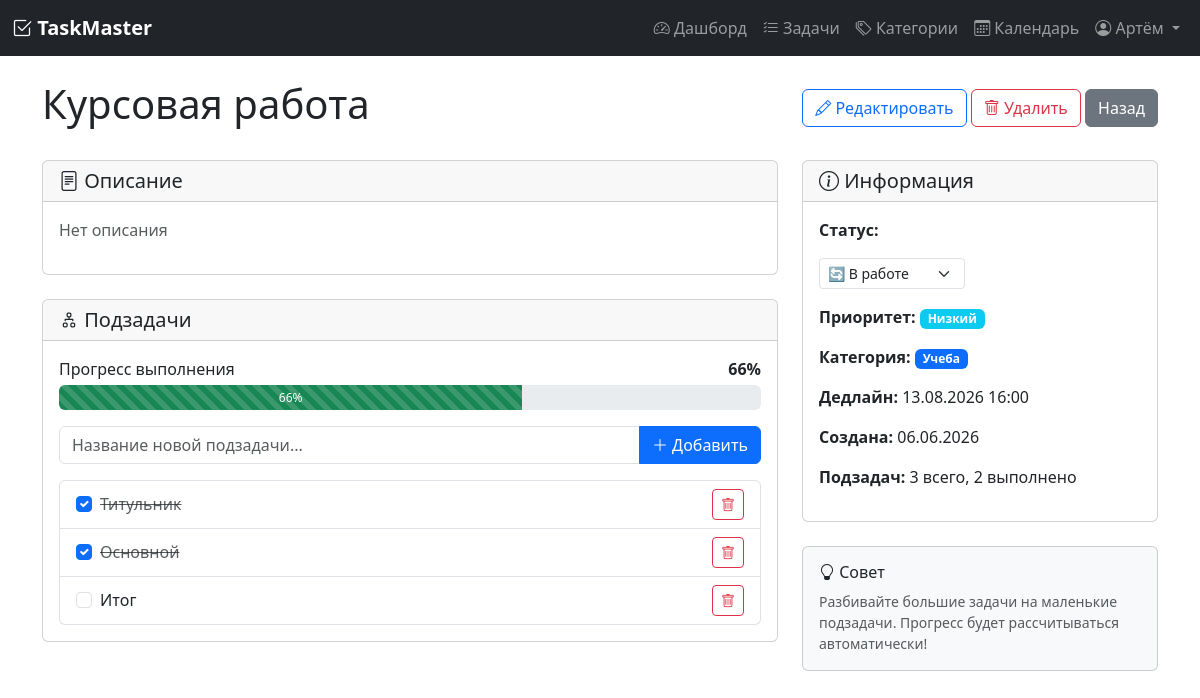
The page /task/3 (signed in) on the database its author committed.
### models.py (models this page shows, shortened)
class User(UserMixin, db.Model):
    __tablename__ = 'user'
    id = db.Column(db.Integer, primary_key=True)
    username = db.Column(db.String(80), unique=True, nullable=False)
    email = db.Column(db.String(120), unique=True, nullable=False)
    password_hash = db.Column(db.String(200), nullable=False)
    registered_at = db.Column(db.DateTime, default=datetime.utcnow)
    timezone = db.Column(db.String(50), default='Europe/Moscow')
    role = db.Column(db.String(20), default='user')  # 'user' или 'admin'
    tasks = db.relationship('Task', backref='author', lazy=True, cascade='all, delete-orphan')
    categories = db.relationship('Category', backref='user', lazy=True, cascade='all, delete-orphan')
    tags = db.relationship('Tag', backref='user', lazy=True, cascade='all, delete-orphan')

class Task(db.Model):
    __tablename__ = 'task'
    id = db.Column(db.Integer, primary_key=True)
    title = db.Column(db.String(200), nullable=False)
    description = db.Column(db.Text, default='')
    status = db.Column(db.String(20), default='pending')  # pending, in_progress, completed
    priority = db.Column(db.String(20), default='medium')  # low, medium, high
    deadline = db.Column(db.DateTime, nullable=True)
    created_at = db.Column(db.DateTime, default=datetime.utcnow)
    updated_at = db.Column(db.DateTime, default=datetime.utcnow, onupdate=datetime.utcnow)
    user_id = db.Column(db.Integer, db.ForeignKey('user.id'), nullable=False)
    category_id = db.Column(db.Integer, db.ForeignKey('category.id'), nullable=True)
    subtasks = db.relationship('Subtask', backref='parent_task', lazy=True, cascade='all, delete-orphan')
    tags = db.relationship('Tag', secondary=task_tags, backref='tasks', lazy='dynamic')
    attachments = db.relationship('Attachment', backref='task', lazy=True, cascade='all, delete-orphan')
    recurring_rule = db.relationship('RecurringRule', backref='task', uselist=False, cascade='all, delete-orphan')
    @property
    def progress(self):
        if not self.subtasks:
            return 100 if self.status == 'completed' else 0
        completed = sum(1 for st in self.subtasks if st.is_completed)
        return int((completed / len(self.subtasks)) * 100)
    @property
    def is_overdue(self):
        if self.status == 'completed':
            return False
        if self.deadline and self.deadline < datetime.utcnow():
            return True
        return False

class Subtask(db.Model):
    __tablename__ = 'subtask'
    id = db.Column(db.Integer, primary_key=True)
    title = db.Column(db.String(100), nullable=False)
    is_completed = db.Column(db.Boolean, default=False)
    task_id = db.Column(db.Integer, db.ForeignKey('task.id'), nullable=False)

class Category(db.Model):
    __tablename__ = 'category'
    id = db.Column(db.Integer, primary_key=True)
    name = db.Column(db.String(50), nullable=False)
    color = db.Column(db.String(7), default='#6c757d')  # HEX цвет
    user_id = db.Column(db.Integer, db.ForeignKey('user.id'), nullable=False)
    tasks = db.relationship('Task', backref='category', lazy=True)

### app.py (the view)
@app.route('/task/<int:task_id>')
@login_required
def task_detail(task_id):
    task = Task.query.get_or_404(task_id)
    if task.user_id != current_user.id:
        flash('У вас нет доступа к этой задаче', 'danger')
        return redirect(url_for('tasks'))
    return render_template('task_detail.html', task=task)

### app.py (called while the page is built)
@login_manager.user_loader
def load_user(user_id):
    return User.query.get(int(user_id))

### templates/task_detail.html (shortened to what this page needs)
{% extends "base.html" %}
{% block content %}
<div class="d-flex justify-content-between align-items-center mb-4">
    <h1>{{ task.title }}</h1>
    <div>
        <a href="{{ url_for('task_edit', task_id=task.id) }}" class="btn btn-outline-primary">
            <i class="bi bi-pencil"></i> Редактировать
        </a>
        <form action="{{ url_for('task_delete', task_id=task.id) }}" method="POST" class="d-inline"
              onsubmit="return confirm('Удалить задачу? Все подзадачи также будут удалены')">
            <button type="submit" class="btn btn-outline-danger">
                <i class="bi bi-trash"></i> Удалить
            </button>
        </form>
        <a href="{{ url_for('tasks') }}" class="btn btn-secondary">Назад</a>
    </div>
</div>
<div class="row">
    <div class="col-md-8">
        <div class="card mb-4">
            <div class="card-header">
                <h5 class="mb-0"><i class="bi bi-file-text"></i> Описание</h5>
            </div>
            <div class="card-body">
                {% if task.description %}
                    {{ task.description|replace('\n', '<br>')|safe }}
                {% else %}
                    <p class="text-muted">Нет описания</p>
                {% endif %}
            </div>
        </div>
        <div class="card mb-4">
            <div class="card-header">
                <h5 class="mb-0"><i class="bi bi-diagram-2"></i> Подзадачи</h5>
            </div>
            <div class="card-body">
                <div class="mb-3">
                    <div class="d-flex justify-content-between mb-1">
                        <span>Прогресс выполнения</span>
                        <span><strong>{{ task.progress }}%</strong></span>
                    </div>
                    <div class="progress" style="height: 25px;">
                        <div class="progress-bar bg-success progress-bar-striped"
                             style="width: {{ task.progress }}%">
                            {{ task.progress }}%
                        </div>
                    </div>
                </div>
                <form action="{{ url_for('subtask_create', task_id=task.id) }}" method="POST" class="mb-3">
                    <div class="input-group">
                        <input type="text" name="title" class="form-control"
                               placeholder="Название новой подзадачи..." required>
                        <button type="submit" class="btn btn-primary">
                            <i class="bi bi-plus-lg"></i> Добавить
                        </button>
                    </div>
                </form>
                {% if task.subtasks %}
                    <div class="list-group">
                        {% for subtask in task.subtasks %}
                            <div class="list-group-item d-flex justify-content-between align-items-center">
                                <div class="form-check">
                                    <form action="{{ url_for('subtask_toggle', subtask_id=subtask.id) }}"
                                          method="POST" class="d-inline">
                                        <input type="checkbox" class="form-check-input subtask-checkbox"
                                               {% if subtask.is_completed %}checked{% endif %}
                                               onchange="this.form.submit()">
                                    </form>
                                    <label class="form-check-label {% if subtask.is_completed %}text-decoration-line-through text-muted{% endif %}">
                                        {{ subtask.title }}
                                    </label>
                                </div>
                                <form action="{{ url_for('subtask_delete', subtask_id=subtask.id) }}"
                                      method="POST" class="d-inline"
                                      onsubmit="return confirm('Удалить подзадачу?')">
                                    <button type="submit" class="btn btn-sm btn-outline-danger">
                                        <i class="bi bi-trash"></i>
                                    </button>
                                </form>
                            </div>
                        {% endfor %}
                    </div>
                {% else %}
                    <p class="text-muted text-center py-3">
                        <i class="bi bi-info-circle"></i> Нет подзадач. Добавьте первую выше!
                    </p>
                {% endif %}
            </div>
        </div>
    </div>
    <div class="col-md-4">
        <div class="card mb-4">
            <div class="card-header">
                <h5 class="mb-0"><i class="bi bi-info-circle"></i> Информация</h5>
            </div>
            <div class="card-body">
                <p><strong>Статус:</strong>
                    <form action="{{ url_for('task_change_status', task_id=task.id) }}" method="POST" class="d-inline">
                        <select name="status" class="form-select form-select-sm d-inline-block" style="width: auto;" onchange="this.form.submit()">
                            <option value="in_progress" {% if task.status == 'in_progress' %}selected{% endif %}>🔄 В работе</option>
                        </select>
                    </form>
                </p>
                <p><strong>Приоритет:</strong>
                    {% if task.priority == 'high' %}
                        <span class="badge bg-danger">Высокий</span>
                    {% elif task.priority == 'medium' %}
                        <span class="badge bg-warning">Средний</span>
                    {% else %}
                        <span class="badge bg-info">Низкий</span>
                    {% endif %}
                </p>
                <p><strong>Категория:</strong>
                    {% if task.category %}
                        <span class="badge" style="background-color: {{ task.category.color }}">
                            {{ task.category.name }}
                        </span>
                    {% else %}
                        —
                    {% endif %}
                </p>
                <p><strong>Дедлайн:</strong>
                    {% if task.deadline %}
                        {{ task.deadline.strftime('%d.%m.%Y %H:%M') }}
                    {% else %}
                        —
                    {% endif %}
                </p>
                <p><strong>Создана:</strong> {{ task.created_at.strftime('%d.%m.%Y') }}</p>
                <p><strong>Подзадач:</strong>
                    {{ task.subtasks|length }} всего,
                    {{ task.subtasks|selectattr('is_completed')|list|length }} выполнено
                </p>
            </div>
        </div>
        <div class="card bg-light">
            <div class="card-body">
                <h6><i class="bi bi-lightbulb"></i> Совет</h6>
                <p class="small text-muted mb-0">
                    Разбивайте большие задачи на маленькие подзадачи.
                    Прогресс будет рассчитываться автоматически!
                </p>
            </div>
        </div>
    </div>
</div>
{% endblock %}

### templates/base.html (shortened to what this page needs)
<!DOCTYPE html>
<html lang="ru">
<head>
    <link href="https://cdn.jsdelivr.net/npm/bootstrap@5.3.0/dist/css/bootstrap.min.css" rel="stylesheet">
    <link rel="stylesheet" href="https://cdn.jsdelivr.net/npm/bootstrap-icons@1.11.0/font/bootstrap-icons.css">
</head>
<body>
    {% if current_user.is_authenticated %}
    <nav class="navbar navbar-expand-lg navbar-dark bg-dark">
        <div class="container-fluid">
            <a class="navbar-brand" href="{{ url_for('dashboard') }}">
                <i class="bi bi-check2-square"></i> TaskMaster
            </a>
            <div class="collapse navbar-collapse" id="navbarNav">
                <ul class="navbar-nav ms-auto">
    <li class="nav-item">
        <a class="nav-link" href="{{ url_for('dashboard') }}">
            <i class="bi bi-speedometer2"></i> Дашборд
        </a>
    </li>
    <li class="nav-item">
        <a class="nav-link" href="{{ url_for('tasks') }}">
            <i class="bi bi-list-check"></i> Задачи
        </a>
    </li>
    <li class="nav-item">
        <a class="nav-link" href="{{ url_for('categories') }}">
            <i class="bi bi-tags"></i> Категории
        </a>
    </li>
    <li class="nav-item">
        <a class="nav-link" href="{{ url_for('calendar_view') }}">
            <i class="bi bi-calendar3"></i> Календарь
        </a>
    </li>
    <li class="nav-item dropdown">
        <a class="nav-link dropdown-toggle" href="#" id="userDropdown" role="button" data-bs-toggle="dropdown">
            <i class="bi bi-person-circle"></i> {{ current_user.username }}
        </a>
    </li>
</ul>
            </div>
        </div>
    </nav>
    {% endif %}
    <div class="container mt-4">
        {% block content %}{% endblock %}
    </div>
</body>
</html>

### templates/base.html (style rules this page uses)
.navbar-brand { font-weight: bold; }
select option[value="in_progress"] { color: orange; }

### rows shown on the page
User: username "Артём"
Task: title "Курсовая работа", status "🔄 В работе", deadline "13.08.2026 16:00", created_at "06.06.2026"
Subtask: progress "66", is_completed "☑", title "Титульник"
Subtask: is_completed "☑", title "Основной"
Subtask: title "Итог"
Category: category.name "Учеба"

### other values the page prints
{{ task.subtasks|length }} "3"
{{ task.subtasks|selectattr('is_completed')|list|length }} "2"
